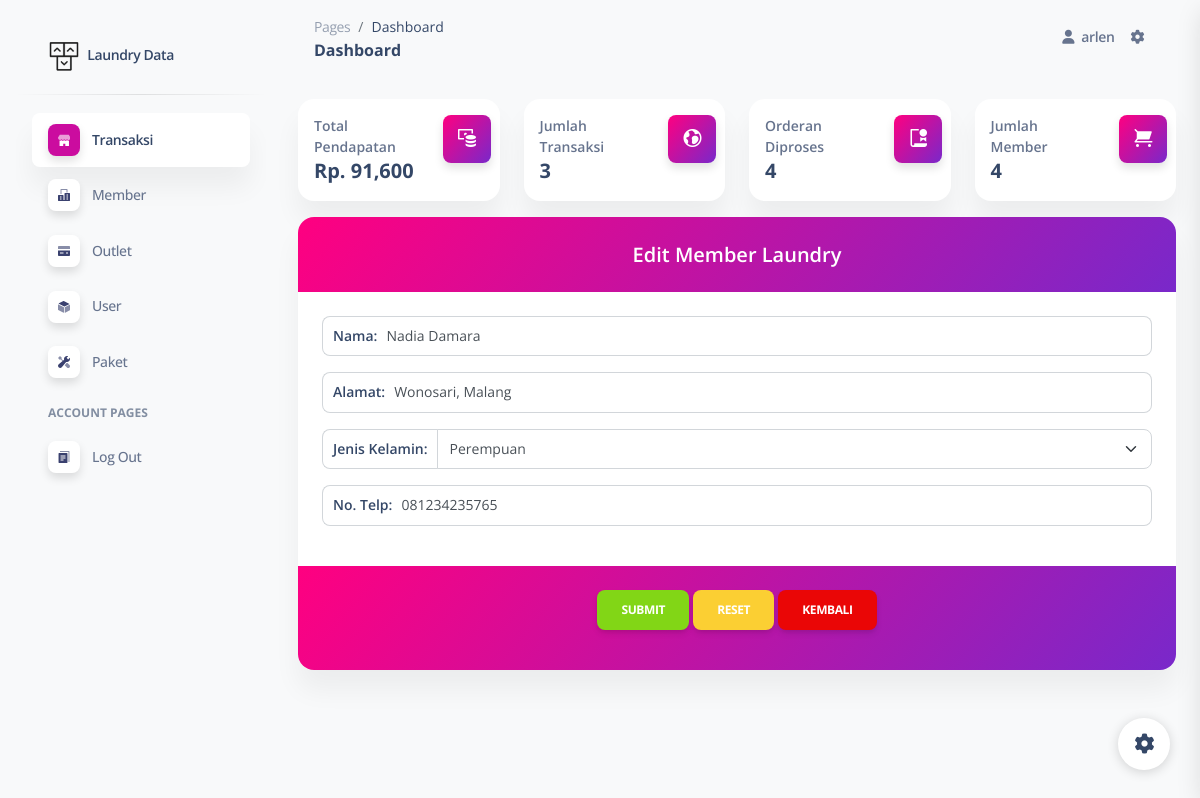
The page /pages/index.php?page=edmem&id=2 (signed in) on the database its author committed.
### tables this page shows
CREATE TABLE `tb_member` (
  `id` int NOT NULL,
  `nama` varchar(100) NOT NULL,
  `alamat` text NOT NULL,
  `jenis_kelamin` enum('L','P') NOT NULL,
  `tlp` varchar(15) NOT NULL
);

### crud/member/edit.php (the view, shortened to what this page needs)
<?php
include "../../config/config.php";
$id = $_GET['id'];
$q = mysqli_fetch_array(mysqli_query($con, "SELECT * FROM tb_member WHERE id = $id"));
?>
<!DOCTYPE html>
<html lang="en">
<head>
</head>
<body class="container">
    <center>
    <div class="card text-center mt-3"">
        <div class="card-header bg-gradient-primary">
            <div class="card-text text-white h5">Edit Member Laundry </div>
        </div>
        <div class="card-body">
            <form action="../../crud/member/process.php" method="post">
            <div class="input-group mb-3">
                <span class="input-group-text text-bold">Nama:</span>
                <input type="text" name="nama" class="form-control" value="<?php echo $q['nama'] ?>">
            </div>
            <div class="input-group mb-3">
                <span class="input-group-text text-bold">Alamat:</span>
                <input type="text" name="alamat" class="form-control" value="<?php echo $q['alamat'] ?>">
            </div>
            <div class="input-group mb-3">
                <span class="input-group-text text-bold">Jenis Kelamin:</span>
                <select name="jk" class="form-select">
                    <option value="P" <?php if($q['jenis_kelamin'] == 'P') echo "selected" ?>>Perempuan</option>
                </select>
            </div>
            <div class="input-group mb-3">
                <span class="input-group-text text-bold">No. Telp:</span>
                <input type="text" name="no" class="form-control" value="<?php echo $q['tlp'] ?>">
            </div>
        </div>
        <div class="card-footer bg-gradient-primary">
            <input type="submit" name="ed" class="btn btn-success" value="Submit">
            <input type="reset" class="btn btn-warning" value="Reset">
            <a href="index.php?page=mem" class="btn btn-danger">Kembali</a>
        </div>
    </div>
    </center>
</body>
</html>

### rows shown on the page
tb_member: nama "Nadia Damara", alamat "Wonosari, Malang", jk "Perempuan", no "081234235765"

### other values the page prints
$_SESSION['login'] "arlen"
$t['omset'] "91,600"
$t['transaksi'] "3"
$o['outlet'] "4"
$m['member'] "4"
